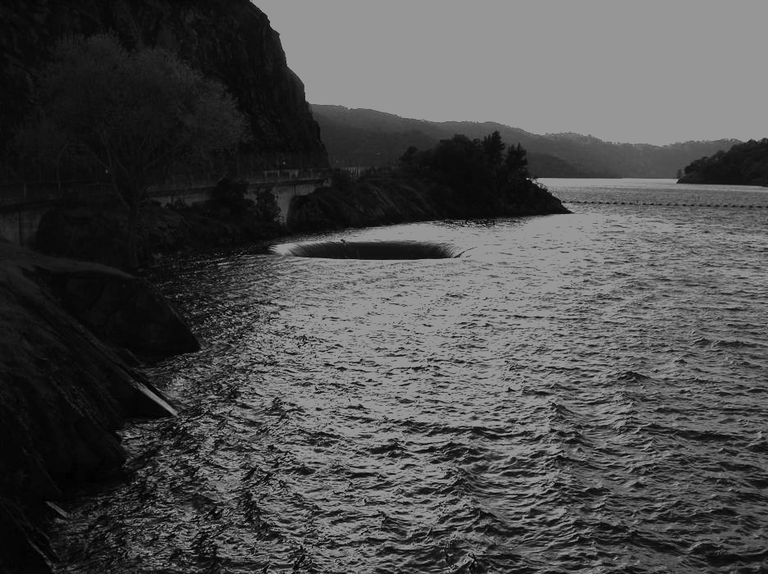
#> input picture images/spillway-dark.tif, 768 x 574 px, shrunk from 936 x 700 before the run
$ jupyter execute LabExercise2.ipynb
#> lines starting #> are read from the running program, lines starting #| are printed output that depends on the picture; after the words box and inside, x2 and y2 are one past the last pixel; in counts of white or black regions, pixels touching at a corner belong together
[cell 1]
import matplotlib.pyplot as plt
import numpy as np
from PIL import Image
from skimage import exposure
img = plt.imread ('images/spillway-dark.tif') #only png supported to change
#> img is the input picture: shape (574, 768); min 0, max 179, mean 75.9
print(img.dtype) #image type
#| uint8
print(img.shape) #image shape
#| (574, 768)
plt.gray ()
plt.imshow (img)
plt.axis ("on")

[cell 2]
def intXform(f, mode, param = 1):
    out = np.zeros(len(f[0]))
    if (mode == 'negative'):
        for j in range(len(f[0])):
            out[j] = -1*j/len(f[0])
            for i in range(len(f)):
                f[i][j] = -1*f[i][j]
    elif (mode == 'log'):
        for j in range(len(f[0])):
            out[j] = np.log(j/len(f[0])+1)
            for i in range(len(f)):
                f[i][j] = np.log(f[i][j] + 1)
    elif (mode == 'gamma'):
        for j in range(len(f[0])):
            out[j] = np.power(j/len(f[0]),param)
            for i in range(len(f)):
                f[i][j] = np.power(f[i][j], param)
    return f, out

[cell 3]
def contrast(image):
    return np.max(image) - np.min(image)

def ScaleIntensity (image, K=1):
#> called with K = 1
    m = contrast(image)
#> m = 179
    out = np.array(image).astype(float)
    for j in range(image.shape[1]):
        for i in range(image.shape[0]):
            out[i][j] = K*(out[i][j]/m)
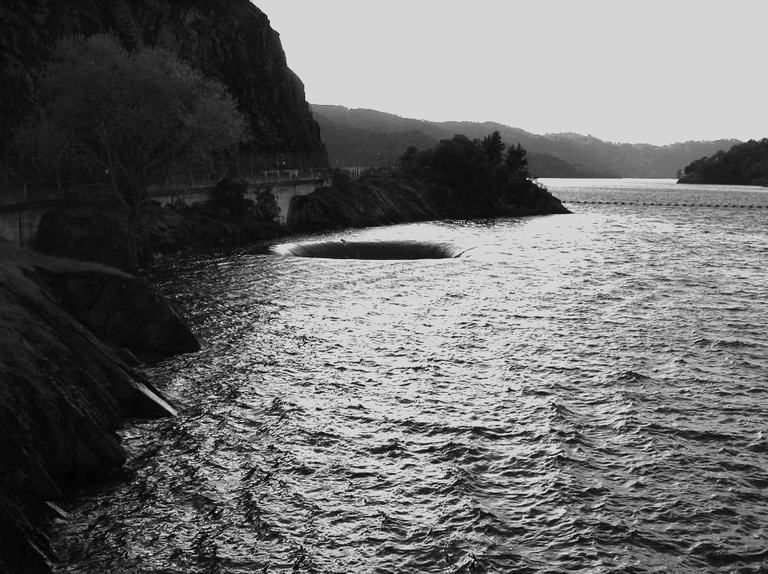
#> out: shape (574, 768) float64; min 0, max 1, mean 0.424
    return out

[cell 4]
img2, p = intXform(ScaleIntensity(img), 'log')
#> in intXform, `out = np.zeros(len(f[0]))`: out = 768 values from 0 to 0
#> after the loop in intXform, `for j in range(len(f[0])):`: out = 768 values from 0 to 0.692
#> p = 768 values from 0 to 0.692
plt.imshow(img2)

[cell 5]
img3 , p2 = intXform(ScaleIntensity(img), 'gamma', 0.8)
#> p2 = 768 values from 0 to 0.999
plt.imshow(img3)

[cell 6]
ax = plt.axes()
ax.plot(p)
#> figure, not shown here; curve peaks at x = 767, y = 0.692

[cell 7]
ax2 = plt.axes()
ax2.plot(p2)
#> figure, not shown here; curve peaks at x = 767, y = 0.999

[cell 8]
ax3 = plt.axes()
ax3.plot(p2-p) #hence p2 has higher increases in darker pixels and similar in lighter pixels
#> figure, not shown here; curve peaks at x = 767, y = 0.306

[cell 9]
img11 = Image.open('images/pollen-lowcontrast.tif')
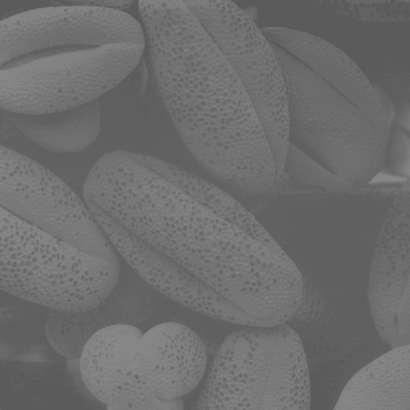
#> input picture images/pollen-lowcontrast.tif, 410 x 410 px, shrunk from 500 x 500 before the run
#> img11 is the input picture: PIL image 410x410 L; min 88, max 137, mean 109.1

[cell 10]
imgOut11 = np.asarray(img11)
plt.imshow(imgOut11)

mn, mx = np.percentile(imgOut11, (0, 100))
#> mn = 88; mx = 137
imgOut12 = exposure.rescale_intensity(imgOut11, in_range=(mn,mx)) #contrast stretching built-in

outttt = Image.fromarray(imgOut12)
outttt.save('images/pollen-stretched.tif')

[cell 11]
def imageHist(f, mode = "n"):
    if (mode == "n"):
        return plt.hist(f.ravel(), 256, [0,256], density=1)
    else:
        return plt.hist(f.ravel(), 256, [0,256])

[cell 12]
img4 = plt.imread('images/rose1024.tif')
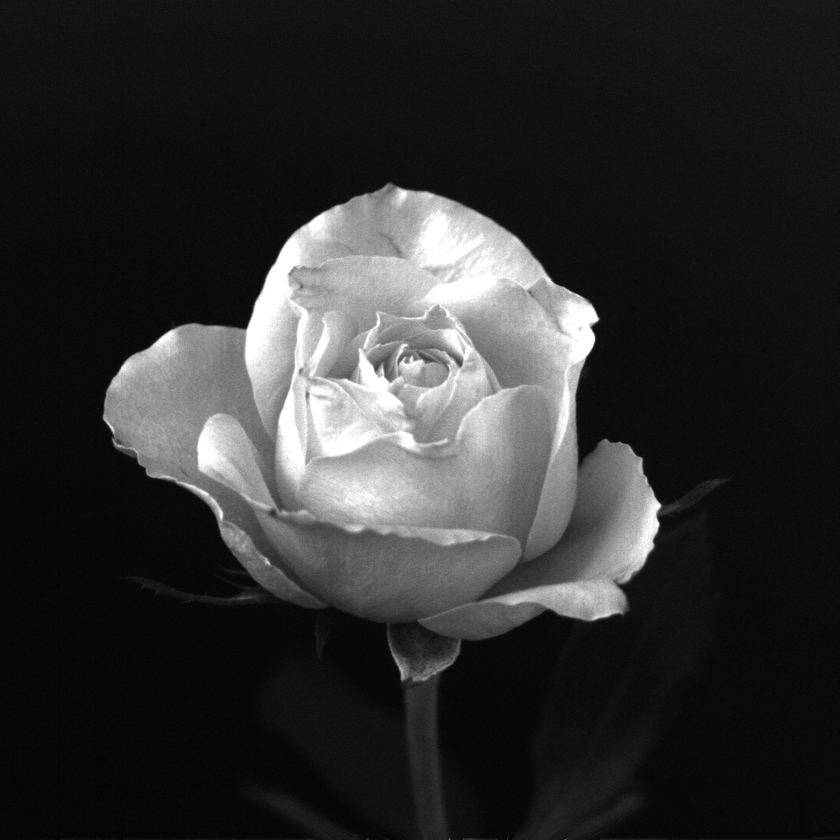
#> input picture images/rose1024.tif, 840 x 840 px, shrunk from 1024 x 1024 before the run
#> img4 is the input picture: shape (840, 840); min 0, max 255, mean 46.8
img4a = np.asarray(img4)
hist = imageHist(img4a)
plt.show() #This image has a large set of values that are very dark and far less values spanning the full range
#> figure, not shown here; tallest bar 0.0706 high, from x = 14 to 15

[cell 13]
def histEqual(f):
    total = 0
    out = np.copy(f)
    rk, nk = np.unique(out, return_counts=True) #unique intensities and respective counts
#> rk = 256 values from 0 to 255; nk = 256 values, max 49818 at index 14, min 1 at index 0, mean 2756.2
    pk = nk/np.size(f) #probability of each unique intensity
#> pk = 256 values, max 0.0706 at index 14, min 1.42e-06 at index 0, mean 0.00391
    sk = np.cumsum(pk) #cumulative sums of pixel probabilities
#> sk = 256 values from 1.42e-06 to 1
    mul = sk*np.max(f) #cumulative frequency multiplied by max value
#> mul = 256 values from 0.000361 to 255
    roundVal = np.round(mul) #round each multiple
#> roundVal = 256 values from 0 to 255
    for i in range(len(f)):
        for j in range(len(f[0])):
            out[i][j] = roundVal[np.where(rk==f[i][j])] #map pixels for equalization
#> out: shape (840, 840)
    return out

[cell 14]
hist2 = imageHist(img4a)
hist3 = histEqual(img4a)
plt.cla()
plt.hist(hist3.ravel(), 256, [0,256], density=1)
plt.show()
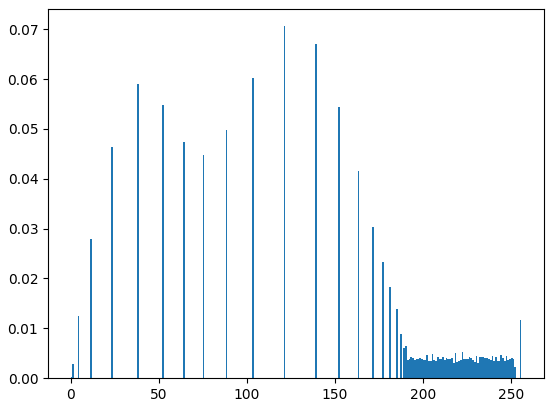
#> figure drawn by matplotlib, 1 panel; tallest bar 0.0706 high, from x = 121 to 122

[cell 15]
spillway = plt.imread('images/spillway-dark.tif')
spillwayA = np.asarray(spillway)
spillwayE = histEqual(spillwayA)
plt.imshow(spillwayE)

[cell 16]
horse = plt.imread('images/hidden-horse.tif')
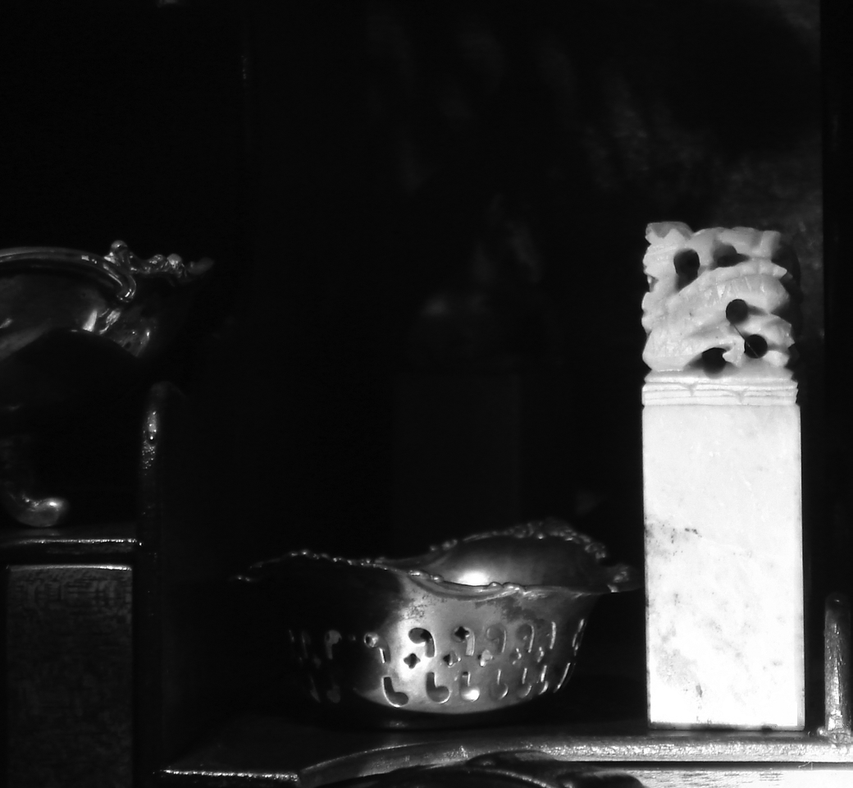
#> input picture images/hidden-horse.tif, 853 x 788 px, shrunk from 1040 x 960 before the run
#> horse is the input picture: shape (788, 853); min 0, max 255, mean 42.7
horseA = np.asarray(horse)
horseE = histEqual(horseA)
#> in histEqual (call 3), `rk, nk = np.unique(out, return_counts=True)`: nk = 256 values, max 77892 at index 7, min 4 at index 0, mean 2625.6
#> in histEqual (call 3), `pk = nk/np.size(f)`: pk = 256 values, max 0.116 at index 7, min 5.95e-06 at index 0, mean 0.00391
#> in histEqual (call 3), `sk = np.cumsum(pk)`: sk = 256 values from 5.95e-06 to 1
#> in histEqual (call 3), `mul = sk*np.max(f)`: mul = 256 values from 0.00152 to 255
#> in histEqual (call 3), `roundVal = np.round(mul)`: roundVal = 256 values from 0 to 255
#> after the loop in histEqual (call 3), `for i in range(len(f)):`:
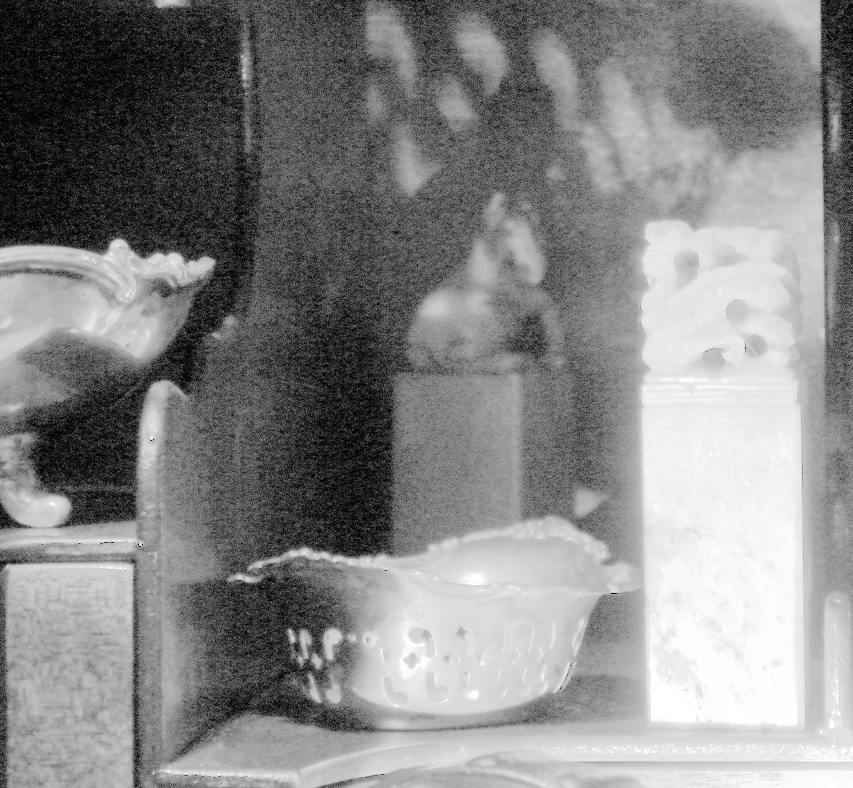
#> out: shape (788, 853); min 0, max 255, mean 134.4
plt.imshow(horseE)

[cell 17]
def highlight(f,intensityRange, preserveBackground = False):
    out = np.copy(f)
    for i in range(len(f)):
        for j in range(len(f[0])):
            if f[i][j]>=intensityRange[0] and f[i][j]<=intensityRange[1]:
                out[i][j] = 170
            elif preserveBackground == False:
                out[i][j] = 25
    return out

[cell 18]
xray = plt.imread('images/angiogram-aortic-kidney.tif')
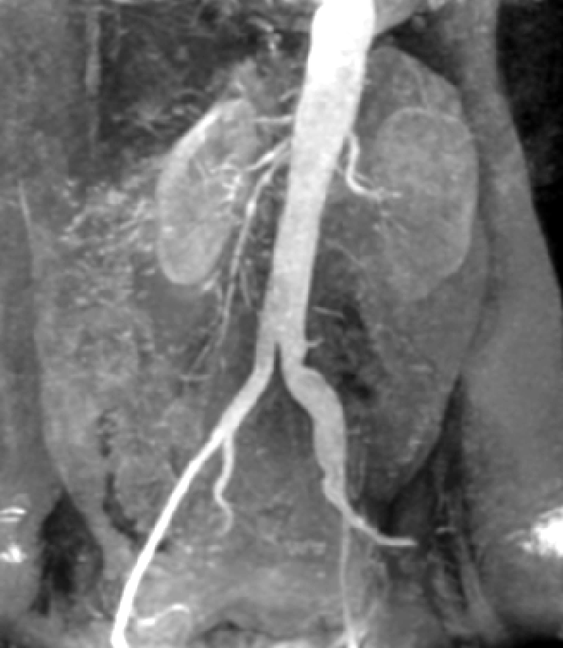
#> input picture images/angiogram-aortic-kidney.tif, 563 x 648 px, shrunk from 686 x 790 before the run
#> xray is the input picture: shape (648, 563); min 0, max 255, mean 115.1
xrayA = np.asarray(xray)
xrayH = highlight(xrayA, [150,255], True)
#> after the loop in highlight, `for i in range(len(f)):`:
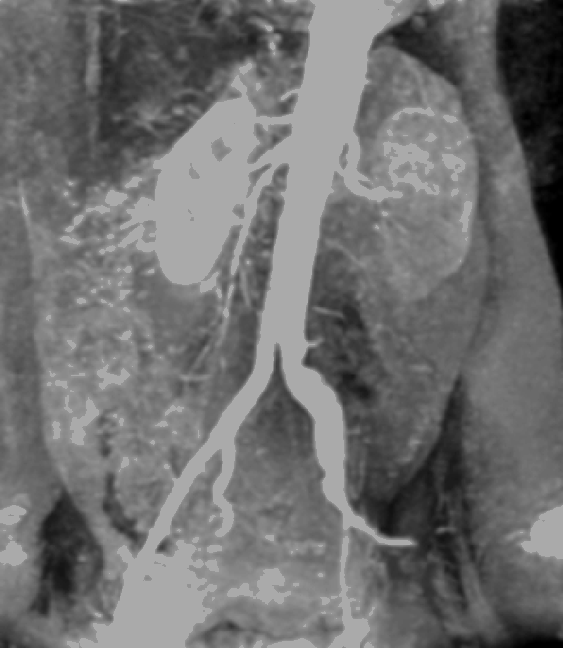
#> out: shape (648, 563); 17.54% of pixels changed, all inside (x1, y1, x2, y2) = (0, 0, 563, 648)
plt.imshow(xrayH)

[cell 19]
def bitPlaneSlice(f):
    lst = []
    out = []
    for i in range(len(f)):
        for j in range(len(f[0])):
            lst.append(np.binary_repr(f[i][j], width=8))
    out.append((np.array([int(i[7]) for i in lst],dtype = np.uint8) * 1).reshape(len(f),len(f[0])))
    out.append((np.array([int(i[6]) for i in lst],dtype = np.uint8) * 2).reshape(len(f),len(f[0])))
    out.append((np.array([int(i[5]) for i in lst],dtype = np.uint8) * 4).reshape(len(f),len(f[0])))
    out.append((np.array([int(i[4]) for i in lst],dtype = np.uint8) * 8).reshape(len(f),len(f[0])))
    out.append((np.array([int(i[3]) for i in lst],dtype = np.uint8) * 16).reshape(len(f),len(f[0])))
    out.append((np.array([int(i[2]) for i in lst],dtype = np.uint8) * 32).reshape(len(f),len(f[0])))
    out.append((np.array([int(i[1]) for i in lst],dtype = np.uint8) * 64).reshape(len(f),len(f[0])))
    out.append((np.array([int(i[0]) for i in lst],dtype = np.uint8) * 128).reshape(len(f),len(f[0])))
    return out

[cell 20]
Frac = plt.imread('images/fractal-iris.tif')
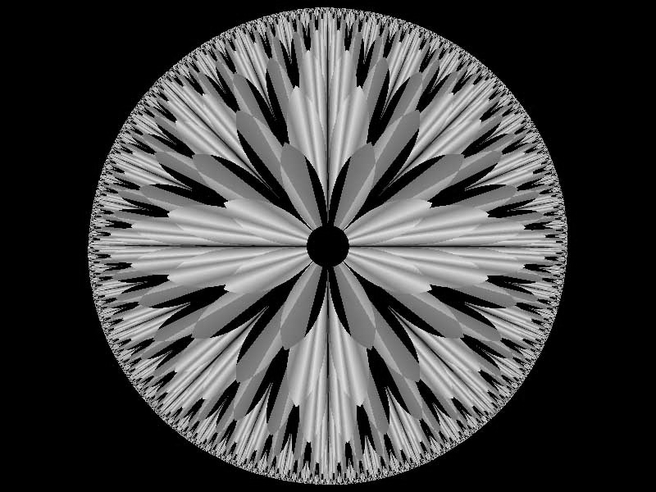
#> input picture images/fractal-iris.tif, 656 x 492 px, shrunk from 800 x 600 before the run
#> Frac is the input picture: shape (492, 656); min 0, max 255, mean 67.8
fracA = np.asarray(Frac)
imgSlice = bitPlaneSlice(fracA)
#> after the loop in bitPlaneSlice, `for i in range(len(f)):`: lst = 322752 items
#> imgSlice = 8 items
plt.imshow(imgSlice[7]+imgSlice[6]+imgSlice[1]+imgSlice[0])
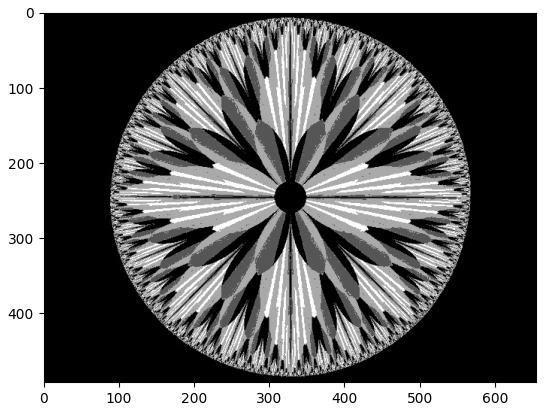
#> figure drawn by matplotlib, 1 panel

[cell 21]
img_eq = exposure.equalize_hist(horseA)
plt.imshow(img_eq)
